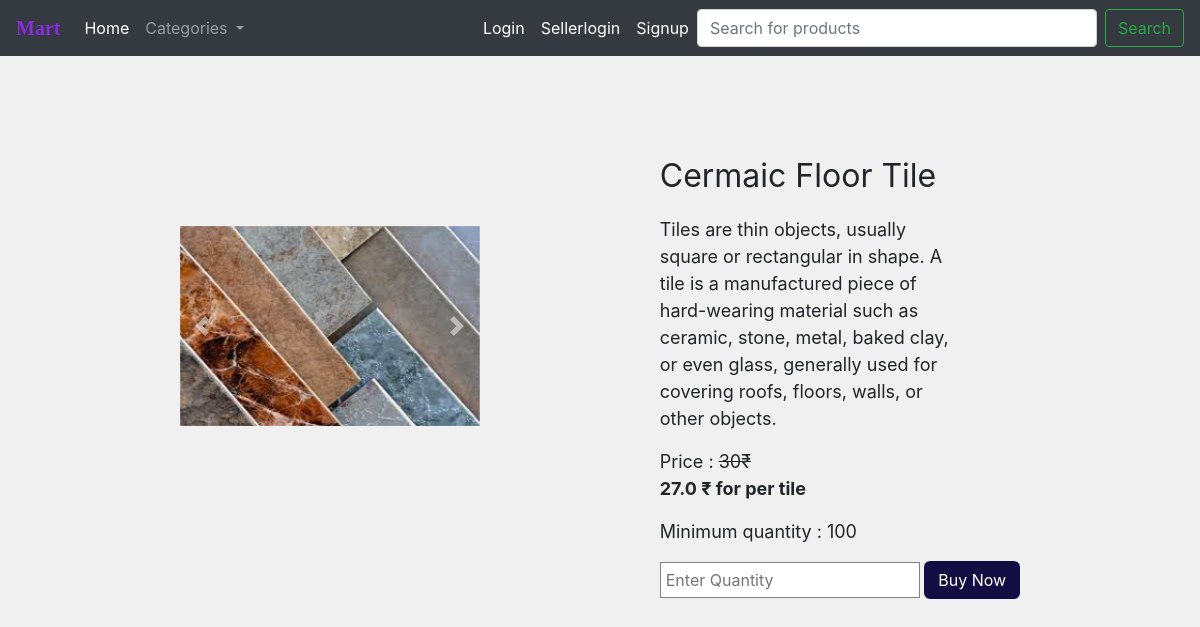
/see/3, run on the app's committed database.
### martapp/models.py (models this page shows, shortened)
class Product(models.Model):
    name = models.CharField(max_length=200,default="")
    description = models.TextField(max_length=255)
    image1 = models.ImageField(upload_to="uploads/products")
    image2 = models.ImageField(upload_to="uploads/products",null=True,blank=True)
    image3 = models.ImageField(upload_to="uploads/products",null=True,blank=True)
    image4 = models.ImageField(upload_to="uploads/products",null=True,blank=True)
    image5 = models.ImageField(upload_to="uploads/products",null=True,blank=True)
    image6 = models.ImageField(upload_to="uploads/products",null=True,blank=True)
    image7 = models.ImageField(upload_to="uploads/products",null=True,blank=True)
    price = models.PositiveIntegerField(default=0)
    pricefor = models.CharField(max_length=300,default="")
    minimumquantity = models.PositiveIntegerField(default=10)
    firmname = models.CharField(max_length=200,default="")
    gstin = models.CharField(max_length=100,default="")
    discount = models.PositiveIntegerField(default=0)
    category = models.ForeignKey(Category,on_delete=models.CASCADE)
    childcategory = models.ForeignKey(ChildCategory,on_delete=models.CASCADE,null=True,blank=True)
    is_available = models.BooleanField(default=False)
    onboard_status = [
        ('under review','under review'),
        (' Congratulations,onboarded','onboarded')
    ]
    status = models.CharField(choices=onboard_status,max_length=100,default="under review")

### martapp/views.py (the view)
# urls.py: path('see/<int:product_id>',views.see,name="see"),
def see(request,product_id):
    product = Product.objects.filter(id=product_id,is_available=True)
    context = {
        'products' : product
    }
    return render(request,"see.html",context=context)

### martapp/templatetags/custom_filters.py (called while the page is built)
@register.filter(name='wholeprice')
def wholeprice(product):
    return product.price - ((product.price*product.discount)/100)

### templates/see.html (shortened to what this page needs)
{% extends 'base.html' %}
{% block style %}
{% load custom_filters %}
{% endblock %}
{% block content %}
<div class="productspecifications">
    {% for product in products %}
    <div class="productimage">
        <div id="carouselExampleControls" class="carousel slide" data-ride="carousel">
            <div class="carousel-inner">
                {% if product.image1 %}
                    <div class="carousel-item active">
                        <img style="width: 300px; height:200px;" class="d-block w-100" src="{{product.image1.url}}"
                            alt="First slide">
                    </div>
                {% endif %}
            </div>
            <a class="carousel-control-prev" href="#carouselExampleControls" role="button" data-slide="prev">
                <span class="carousel-control-prev-icon" aria-hidden="true"></span>
            </a>
            <a class="carousel-control-next" href="#carouselExampleControls" role="button" data-slide="next">
                <span class="carousel-control-next-icon" aria-hidden="true"></span>
            </a>
        </div>
    </div>
    {% endfor %}
    {% for product in products %}
    <div class="productspecs">
        <p id="prodname" style="font-size:xx-large; text-transform:capitalize;">{{product.name}}</p>
        <p id="proddesc" style="width: 300px; font-size:large;">{{product.description}}</p>
        <p style="font-size:large;">Price : <del>{{product.price}}₹ </del><br><b>{{product | wholeprice }} ₹ for
                {{product.pricefor}}</b></p>
        <p style="font-size: large;">Minimum quantity : {{product.minimumquantity}}</p>
        <form action="buy/{{product.id}}" method="GET">
            <input type="number" required name="quantity" id="quantity" style="border: 1px solid grey; padding:5px;"
                type="text" placeholder="Enter Quantity">
            <a href="buy/{{product.id}}"><button class="btni" type="submit"
                    style="border: none; cursor:pointer; padding:7px; background-color:#120E43; color:white; border-radius:6px; padding-left:14px; padding-right:14px; "
                    type="submit">Buy Now</button></a>
        </form>
    </div>
    {% endfor %}
</div>
{% endblock %}

### templates/base.html (style rules this page uses)
body { background-color: #f0f0f0; }

### templates/see.html (style rules this page uses)
.productimage { width: 300px; height: 300px; transition: transform 1s; }
.productspecifications { display: flex; justify-content: space-evenly; margin-top: 8%; align-items: center; }

### data on the page
Product: image1 (picture), name "Cermaic Floor Tile", description "Tiles are thin objects, usually square or rectangular in shape. A tile is a manufactured piece of hard-wearing material such as ceramic, stone, metal, baked clay, or even glass, generally used for covering roofs, floors, walls, or other objects.", price "30", price+discount "27.0", pricefor "per tile", minimumquantity "100"
